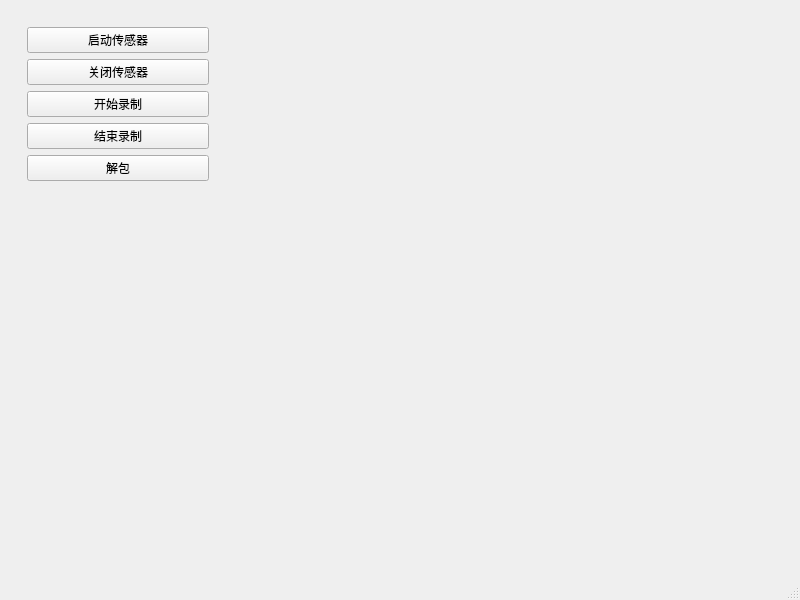
<?xml version="1.0" encoding="UTF-8"?>
<ui version="4.0">
 <class>MainWindow</class>
 <widget class="QMainWindow" name="MainWindow">
  <property name="geometry">
   <rect>
    <x>0</x>
    <y>0</y>
    <width>800</width>
    <height>600</height>
   </rect>
  </property>
  <property name="windowTitle">
   <string>MainWindow</string>
  </property>
  <widget class="QWidget" name="centralwidget">
   <layout class="QGridLayout" name="gridLayout">
    <item row="0" column="0">
     <widget class="QWidget" name="widget" native="true">
      <property name="sizePolicy">
       <sizepolicy hsizetype="Expanding" vsizetype="Expanding">
        <horstretch>0</horstretch>
        <verstretch>0</verstretch>
       </sizepolicy>
      </property>
      <layout class="QHBoxLayout" name="horizontalLayout">
       <item>
        <widget class="QWidget" name="buttonWidget" native="true">
         <property name="sizePolicy">
          <sizepolicy hsizetype="Fixed" vsizetype="Preferred">
           <horstretch>0</horstretch>
           <verstretch>0</verstretch>
          </sizepolicy>
         </property>
         <property name="minimumSize">
          <size>
           <width>200</width>
           <height>0</height>
          </size>
         </property>
         <layout class="QVBoxLayout" name="verticalLayout">
          <item>
           <widget class="QPushButton" name="startSensorBtn">
            <property name="text">
             <string>启动传感器</string>
            </property>
           </widget>
          </item>
          <item>
           <widget class="QPushButton" name="stopSensorBtn">
            <property name="text">
             <string>关闭传感器</string>
            </property>
           </widget>
          </item>
          <item>
           <widget class="QPushButton" name="startRecordBtn">
            <property name="text">
             <string>开始录制</string>
            </property>
           </widget>
          </item>
          <item>
           <widget class="QPushButton" name="stopRecordBtn">
            <property name="text">
             <string>结束录制</string>
            </property>
           </widget>
          </item>
          <item>
           <widget class="QPushButton" name="parseDataBtn">
            <property name="text">
             <string>解包</string>
            </property>
           </widget>
          </item>
          <item>
           <spacer name="verticalSpacer">
            <property name="orientation">
             <enum>Qt::Vertical</enum>
            </property>
            <property name="sizeHint" stdset="0">
             <size>
              <width>20</width>
              <height>40</height>
             </size>
            </property>
           </spacer>
          </item>
         </layout>
        </widget>
       </item>
       <item>
        <spacer name="horizontalSpacer">
         <property name="orientation">
          <enum>Qt::Horizontal</enum>
         </property>
         <property name="sizeType">
          <enum>QSizePolicy::Fixed</enum>
         </property>
         <property name="sizeHint" stdset="0">
          <size>
           <width>40</width>
           <height>20</height>
          </size>
         </property>
        </spacer>
       </item>
       <item>
        <layout class="QGridLayout" name="viewer">
         <item row="0" column="0">
          <widget class="QWidget" name="aaa" native="true"/>
         </item>
        </layout>
       </item>
      </layout>
     </widget>
    </item>
   </layout>
  </widget>
  <widget class="QMenuBar" name="menubar">
   <property name="geometry">
    <rect>
     <x>0</x>
     <y>0</y>
     <width>800</width>
     <height>28</height>
    </rect>
   </property>
  </widget>
  <widget class="QStatusBar" name="statusbar"/>
 </widget>
 <resources/>
 <connections/>
</ui>
